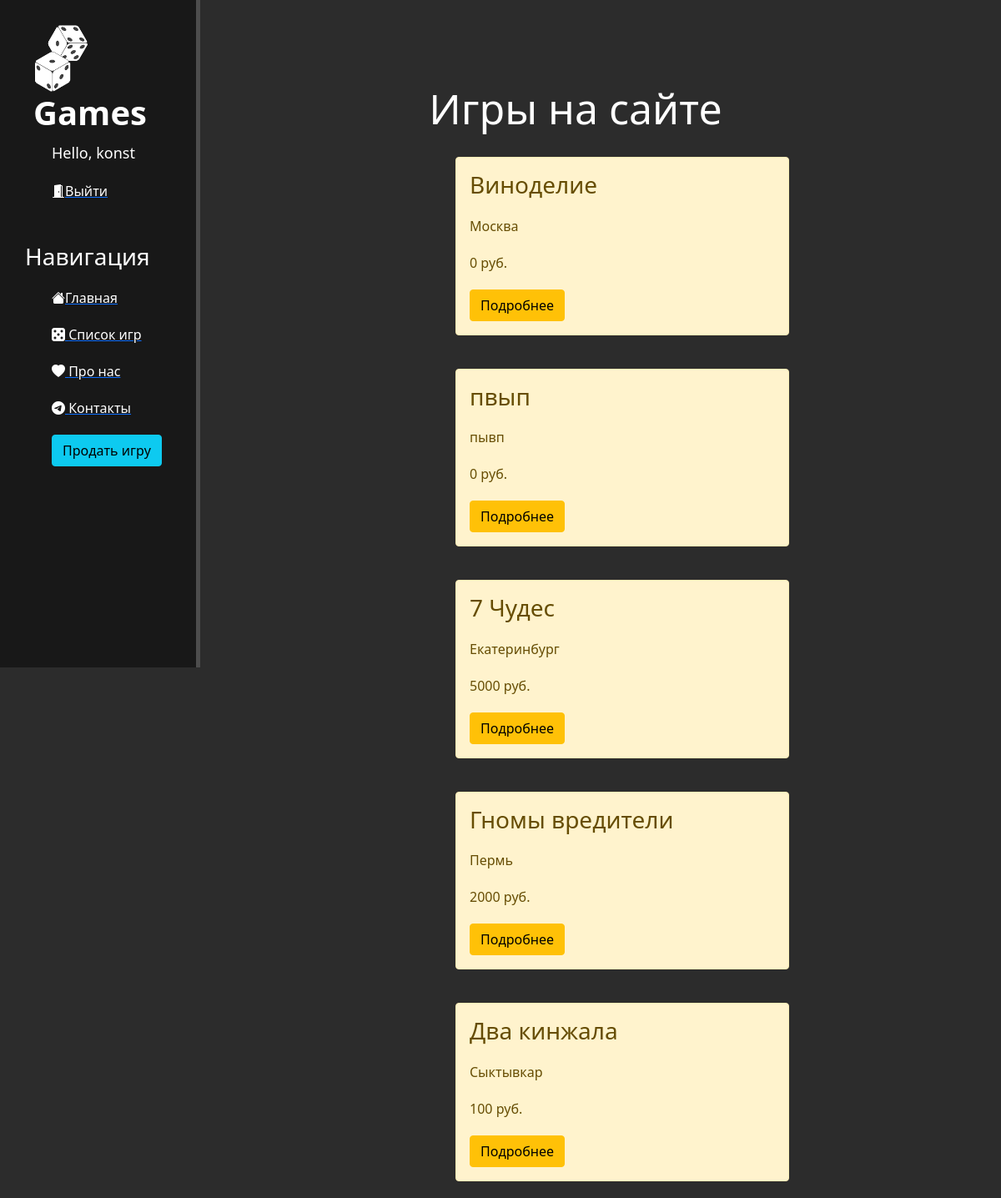
Page /news/ (signed in) on the committed database.
### news/models.py (models this page shows, shortened)
class Articles(models.Model):
    title = models.CharField('Название', max_length=50)
    city = models.CharField('Город', max_length=250)
    desc = models.TextField('Описание')
    tags = models.CharField('Теги', max_length=50)
    price = models.IntegerField('Цена')
    class Meta:
        verbose_name = 'Игра'
        verbose_name_plural = 'Игры'

### news/views.py (the view)
# urls.py: path('', views.news_home, name='news_home'),
def news_home(request):
    news = Articles.objects
    return render(request, 'news/news_home.html', {'news': news})

### news/templates/news/news_home.html (shortened to what this page needs)
{% extends 'main/layout.html' %}
{% block content %}
    <div class="features">
        <h1>Игры на сайте</h1>
        {% if news %}
            {% for el in news.all %}
                <div class = 'alert alert-warning'>
                    <h3> {{ el.title }}</h3>
                    <p>{{ el.city }}</p>
                    <p>{{ el.price }} руб.</p>
                    <a href="{% url 'news-detail' el.id %}" class="btn btn-warning">Подробнее</a>
                </div>
            {% endfor %}
        {% else %}
            <p>У вас нет записей</p>
        {% endif %}
    </div>
{% endblock %}

### main/templates/main/layout.html (shortened to what this page needs)
{% load static %}
<!DOCTYPE html>
<html lang="en">
<head>
    <link rel="stylesheet" href="https://cdn.jsdelivr.net/npm/bootstrap@5.1.3/dist/css/bootstrap.min.css">
    <link rel="stylesheet" href="{% static 'main/css/main.css' %}">
    <link rel="stylesheet" href="https://cdn.jsdelivr.net/npm/bootstrap-icons@1.8.0/font/bootstrap-icons.css">
</head>
<body>
    <aside>
        <img src="{% static 'main/img/logo.png' %}" alt="Logo"><br>
        <span class="logo">Games</span>
        <ul>
            {% if request.user.is_authenticated %}
            <span class="hello-msg"> Hello, {{request.user}}</span> <br>
            <span><a href="{% url 'logout' %}"><li><i class="bi bi-door-open-fill"></i>Выйти</li></a></span>
            {% else %}
            <span> <a href="{% url 'register' %}"> <li><i class="bi bi-plus-square-fill"></i> Регистрация </li></a></span> <br>
            <span> <a href="{% url 'login' %}"><li> <i class="bi bi-door-open-fill"></i> Войти  </li></a> </span> <br>
            {% endif %}
        </ul>
        <h3>Навигация</h3>
        <ul>
            <a href="{% url 'home' %}"><li> <i class="bi bi-house-fill"></i>Главная</li></a>
            <a href="{% url 'news_home' %}"><li><i class="bi bi-dice-5-fill"></i> Список игр</li></a>
            <a href="{% url 'about' %}"><li><i class="bi bi-heart-fill"></i> Про нас</li></a>
            <a href=""><li><i class="bi bi-telegram"></i> Контакты</li></a>
            <a href="{% url 'create' %}"><li><button class="btn btn-info"> Продать игру</button></li></a>
        </ul>
    </aside>
    <main>
        {% block content %}
        {% endblock %}
    </main>
</body>
</html>

### main/static/main/css/main.css (style rules this page uses)
body { background: #2c2c2c; }
aside { float: left; background: #181818; width: 20%; padding: 2.5%; height: 100vh; color: #fff; border-right: 5px solid #4d4d4d; }
aside img { width: 80px; float: left; }
aside .logo { font-size: 40px; margin-left: 10px; font-weight: bold; position: relative; top: -5px; }
aside h3 { margin-top: 50px; font-size: 28px; }
aside ul { list-style: none; }
aside ul li { color: #fff; display: block; margin-top: 20px; transition: transform .6s ease; }
main .features { float: left; color: #fff; margin-top: 100px; text-align: center; width: 75%; }
main .features h1 { font-size: 50px; }
main .features p { max-width: 400px; margin: 20px auto; text-align: justify }
.alert-warning { float: left; clear: both; width: 400px; margin: 20px 34%; text-align: left; }
.hello-msg { font-size: 18px; color: #fff; margin-right: 20px; }

### rows in the picture
Articles: title "Виноделие", city "Москва", price "0"
Articles: title "пвып", city "пывп", price "0"
Articles: title "7 Чудес", city "Екатеринбург", price "5000"
Articles: title "Гномы вредители", city "Пермь", price "2000"
Articles: title "Два кинжала", city "Сыктывкар", price "100"

### other values in the picture
{{ request.user }} "konst"
